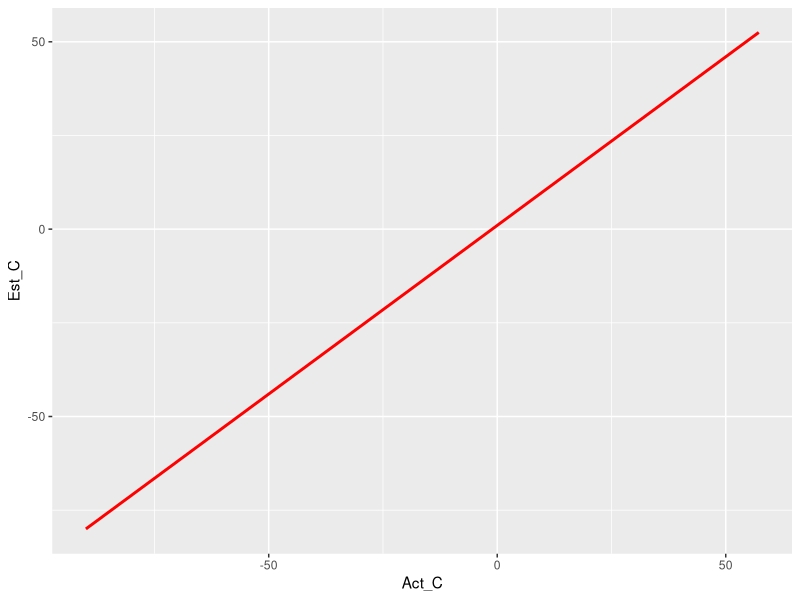

This figure's R source:
## ---- chunk 1
(72 - 32) * 5 / 9
(72 - 30) / 2
## ---- chunk 2
library(ggplot2)
ActF_2_C <- function (temp) (temp - 32) * 5 / 9

EstF_2_C <- function(temp) (temp - 30) / 2

myDF <- read.csv('EarthTempRange.csv')
Est_C <- apply(myDF, 1, EstF_2_C)
Act_C <- apply(myDF, 1, ActF_2_C)
myDF <- cbind(myDF, Act_C, Est_C)
myDF <- myDF[,!(names(myDF) %in% c('F'))]
rm(Est_C)
rm(Act_C)

p <- ggplot(myDF, aes(x=Act_C, y=Est_C))
p + geom_line(colour = "red", size = 1)
